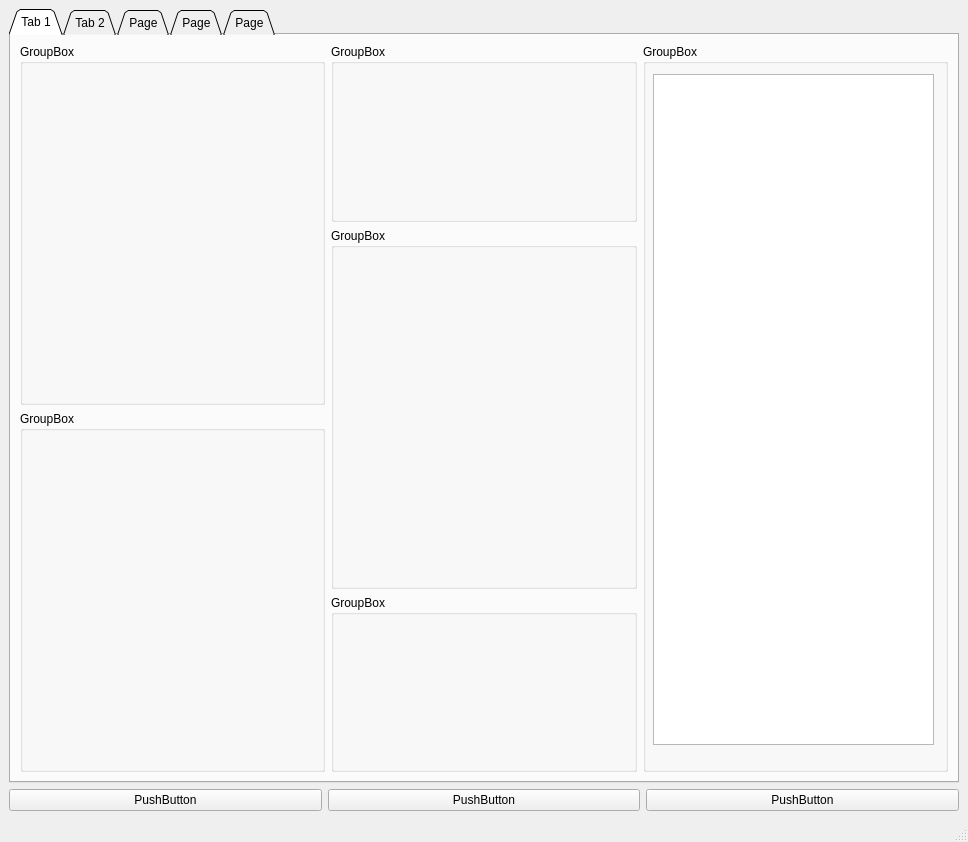
<?xml version="1.0" encoding="UTF-8"?>
<ui version="4.0">
 <class>MainWindow</class>
 <widget class="QMainWindow" name="MainWindow">
  <property name="geometry">
   <rect>
    <x>0</x>
    <y>0</y>
    <width>968</width>
    <height>842</height>
   </rect>
  </property>
  <property name="windowTitle">
   <string>MainWindow</string>
  </property>
  <widget class="QWidget" name="centralwidget">
   <layout class="QGridLayout" name="gridLayout">
    <item row="0" column="0" colspan="3">
     <widget class="QTabWidget" name="tabWidget">
      <property name="tabPosition">
       <enum>QTabWidget::North</enum>
      </property>
      <property name="tabShape">
       <enum>QTabWidget::Triangular</enum>
      </property>
      <property name="currentIndex">
       <number>0</number>
      </property>
      <property name="documentMode">
       <bool>false</bool>
      </property>
      <widget class="QWidget" name="tab">
       <attribute name="title">
        <string>Tab 1</string>
       </attribute>
       <layout class="QGridLayout" name="gridLayout_2">
        <item row="0" column="0" rowspan="2">
         <widget class="QGroupBox" name="groupBox">
          <property name="title">
           <string>GroupBox</string>
          </property>
         </widget>
        </item>
        <item row="0" column="1">
         <widget class="QGroupBox" name="groupBox_3">
          <property name="title">
           <string>GroupBox</string>
          </property>
         </widget>
        </item>
        <item row="0" column="2" rowspan="4">
         <widget class="QGroupBox" name="groupBox_6">
          <property name="title">
           <string>GroupBox</string>
          </property>
          <widget class="QListWidget" name="listWidget">
           <property name="geometry">
            <rect>
             <x>10</x>
             <y>30</y>
             <width>281</width>
             <height>671</height>
            </rect>
           </property>
          </widget>
         </widget>
        </item>
        <item row="1" column="1" rowspan="2">
         <widget class="QGroupBox" name="groupBox_4">
          <property name="title">
           <string>GroupBox</string>
          </property>
         </widget>
        </item>
        <item row="2" column="0" rowspan="2">
         <widget class="QGroupBox" name="groupBox_2">
          <property name="title">
           <string>GroupBox</string>
          </property>
         </widget>
        </item>
        <item row="3" column="1">
         <widget class="QGroupBox" name="groupBox_5">
          <property name="title">
           <string>GroupBox</string>
          </property>
         </widget>
        </item>
       </layout>
      </widget>
      <widget class="QWidget" name="tab_2">
       <attribute name="title">
        <string>Tab 2</string>
       </attribute>
       <widget class="QWidget" name="widget" native="true">
        <property name="geometry">
         <rect>
          <x>10</x>
          <y>10</y>
          <width>641</width>
          <height>481</height>
         </rect>
        </property>
       </widget>
       <widget class="QFrame" name="frame">
        <property name="geometry">
         <rect>
          <x>10</x>
          <y>500</y>
          <width>641</width>
          <height>221</height>
         </rect>
        </property>
        <property name="frameShape">
         <enum>QFrame::StyledPanel</enum>
        </property>
        <property name="frameShadow">
         <enum>QFrame::Raised</enum>
        </property>
       </widget>
       <widget class="QFrame" name="frame_2">
        <property name="geometry">
         <rect>
          <x>700</x>
          <y>10</y>
          <width>230</width>
          <height>610</height>
         </rect>
        </property>
        <property name="frameShape">
         <enum>QFrame::StyledPanel</enum>
        </property>
        <property name="frameShadow">
         <enum>QFrame::Raised</enum>
        </property>
       </widget>
      </widget>
      <widget class="QWidget" name="tab_3">
       <attribute name="title">
        <string>Page</string>
       </attribute>
      </widget>
      <widget class="QWidget" name="tab_4">
       <attribute name="title">
        <string>Page</string>
       </attribute>
      </widget>
      <widget class="QWidget" name="tab_5">
       <attribute name="title">
        <string>Page</string>
       </attribute>
      </widget>
     </widget>
    </item>
    <item row="1" column="0">
     <widget class="QPushButton" name="pushButton">
      <property name="text">
       <string>PushButton</string>
      </property>
     </widget>
    </item>
    <item row="1" column="1">
     <widget class="QPushButton" name="pushButton_2">
      <property name="text">
       <string>PushButton</string>
      </property>
     </widget>
    </item>
    <item row="1" column="2">
     <widget class="QPushButton" name="pushButton_3">
      <property name="text">
       <string>PushButton</string>
      </property>
     </widget>
    </item>
   </layout>
  </widget>
  <widget class="QMenuBar" name="menubar">
   <property name="geometry">
    <rect>
     <x>0</x>
     <y>0</y>
     <width>968</width>
     <height>20</height>
    </rect>
   </property>
  </widget>
  <widget class="QStatusBar" name="statusbar"/>
 </widget>
 <resources/>
 <connections/>
</ui>
